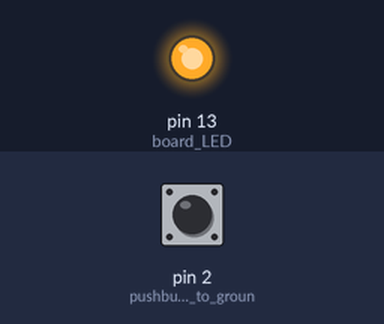
The sketch below on a simulated Arduino Uno, built with avr-gcc and run on an emulated ATmega328P. On the bench: output pins drawn as LEDs (lit = HIGH). The inputs (shaded band) are chosen by the test bench; at power-on: pin 2 (pushbutton_wired_to_groun) HIGH.

Above: at 1.2 s.
1.3 s: pin 2 (pushbutton_wired_to_groun) pulled LOW for 0.15 s
At 2.5 s:
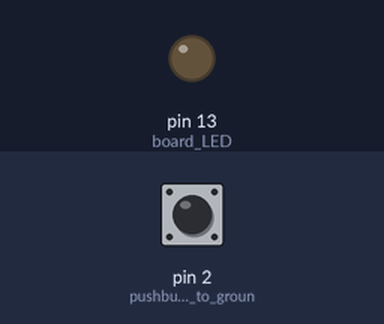
2.9 s: pin 2 (pushbutton_wired_to_groun) pulled LOW for 1 s
At 4.3 s:
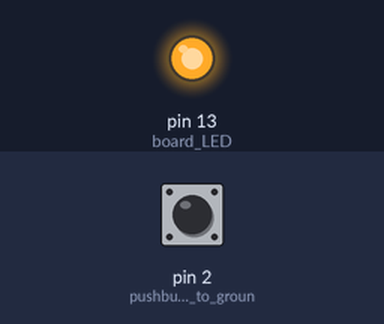
5.4 s: pin 2 (pushbutton_wired_to_groun) pulled LOW for 3.2 s
At 9.6 s:
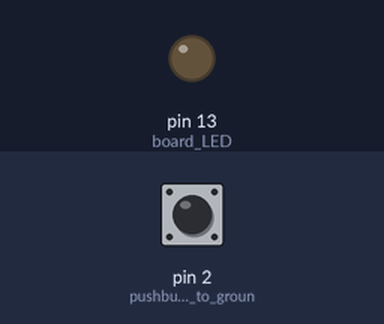
Timing chart, 0 to 11.1 s (numbered marks = the images above; inputs shaded):
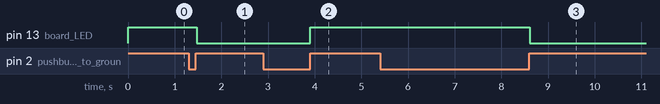

Measured:
- after the input at 1.3 s, pin 13 (board_LED): HIGH → LOW after 0.17 s
- after the input at 2.9 s, pin 13 (board_LED): LOW → HIGH after 1.0 s
- after the input at 5.4 s, pin 13 (board_LED): HIGH → LOW after 3.2 s

The sketch:

toggle.ino
```cpp
void setup() {
pinMode( 2, INPUT_PULLUP ); // pushbutton wired to ground
pinMode( 13, OUTPUT );      // board LED
digitalWrite( 13, 0 );
}

void loop() {
  static bool oldbut = false;
  static bool toggle = false;
  bool newbut = digitalRead( 2 );
  if  ( ( newbut != oldbut ) && ( newbut ) ) {
      if  ( toggle ) {
          toggle = false;
      } else {
          toggle = true;
      }
  }
oldbut = newbut;
digitalWrite( 13, toggle );

delay( 30 );
}
```
